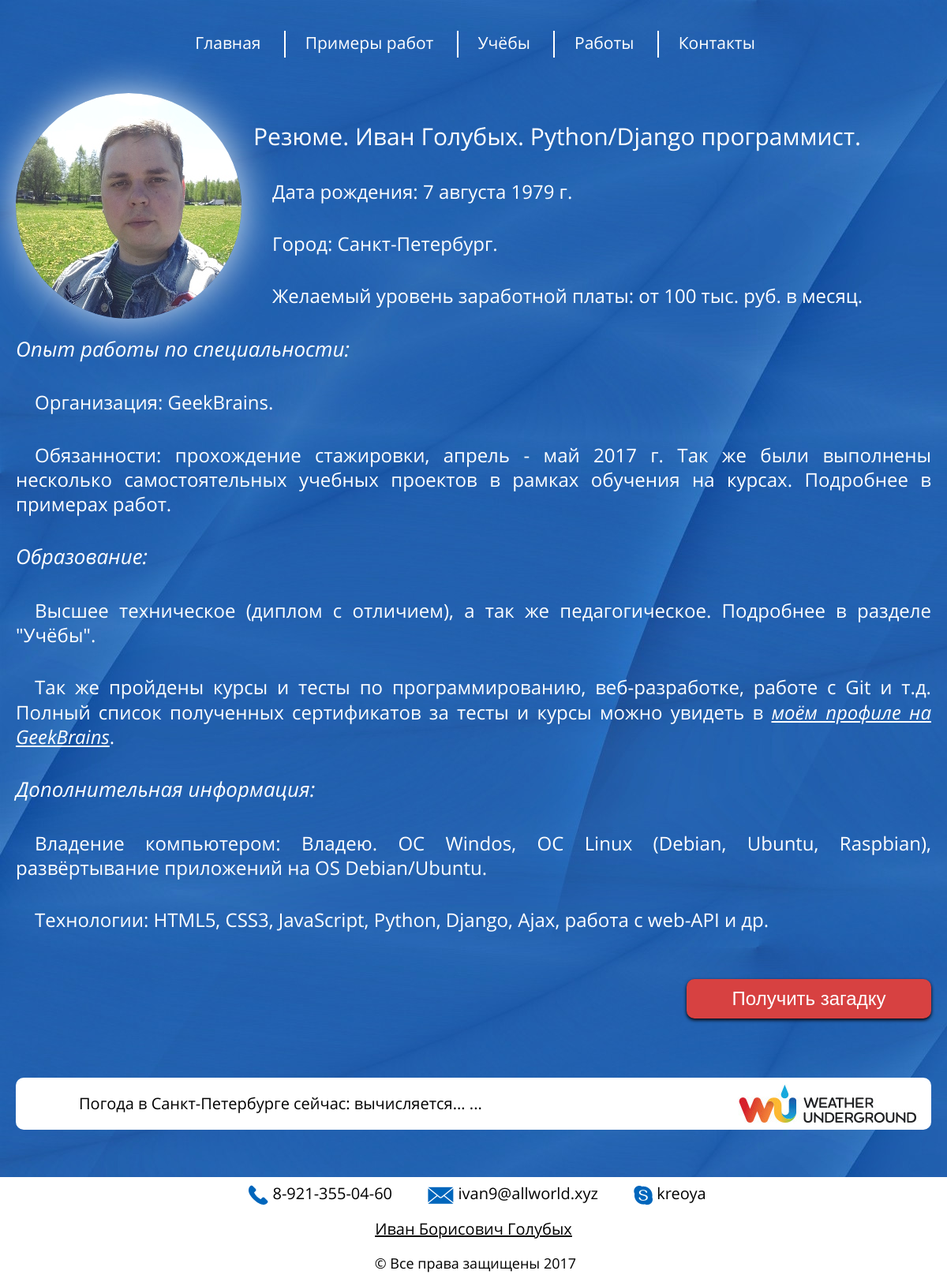
Screenshot of /portfolio/2017_portfolio/ with the database file from the repository.
### app_main/models_main_page.py (models this page shows, shortened)
class MainHeader1Text(models.Model):
    ordinal = models.PositiveSmallIntegerField(
            blank=False,
            null=False,
            db_index=True,
            unique=True,
            help_text='Порядковый номер заголовка h1 на странице',
            verbose_name="Порядковый номер заголовка h1 на странице",
                )
    text = models.CharField(max_length=255,
                            blank=True,
                            null=False,
                            db_index=False,
                            unique=False,
                            help_text='Заголовки (h1) для главной страницы',
                            verbose_name="Заголовки (h1) для главной страницы",
                            )

class MainText(models.Model):
    ordinal = models.PositiveSmallIntegerField(
            blank=False,
            null=False,
            db_index=True,
            unique=True,
            help_text='Порядковый номер абзаца в тексте',
            verbose_name="Порядковый номер абзаца в тексте",
                )
    text = models.TextField(
                            blank=False,
                            null=False,
                            db_index=False,
                            unique=False,
                            help_text='Текст абзаца',
                            verbose_name="Текст абзаца",
                            )
    up = models.ForeignKey(MainHeader4Text,
                           on_delete=models.CASCADE,
                           )

class MainHeader2Text(models.Model):
    ordinal = models.PositiveSmallIntegerField(
            blank=False,
            null=False,
            db_index=True,
            unique=True,
            help_text='Порядковый номер заголовка h2 на странице',
            verbose_name="Порядковый номер заголовка h2 на странице",
                )
    text = models.CharField(max_length=255,
                            blank=True,
                            null=False,
                            db_index=False,
                            unique=False,
                            help_text='Заголовки (h2) для главной страницы',
                            verbose_name="Заголовки (h2) для главной страницы",
                            )
    up = models.ForeignKey(MainHeader1Text,
                           on_delete=models.CASCADE,
                           )

### app_main/views.py (the view)
class MainListView(ListView):
    crumbs_page_name = 'Главная'
    crumbs_page_urlname = 'main'
    crumbs_up = False
    queryset = MainHeader1Text.objects.order_by('ordinal').\
        prefetch_related('mainheader2text_set',
                         'mainheader2text_set__mainheader3text_set',
                         'mainheader2text_set__mainheader3text_set__'
                         'mainheader4text_set',
                         'mainheader2text_set__mainheader3text_set__'
                         'mainheader4text_set__maintext_set')
    template_name = 'index.html'
    @staticmethod
    def path_to_my_photo():
        if datetime.now().month in (5, 6, 7, 8, 9, 10):
            return 'app_main/img/my_foto_summer.jpg'
        return 'app_main/img/my_foto_winter.jpg'
    def get_context_data(self, **kwargs):
        context = super().get_context_data(**kwargs)
        if 'session_exist' not in self.request.session or\
                not self.request.session['session_exist']:
            self.request.session['session_exist'] = True
        context['path_to_my_photo'] = __class__.path_to_my_photo()
        return context

### app_main/templates/index.html (shortened to what this page needs)
{% extends "base.html" %}
{% load staticfiles %}
{% block content  %}
    <div class="my_foto">
        <img src="{% static path_to_my_photo %}">
    </div>
    {% for h1 in object_list %}
        {% if h1.text %}
            <h1>{{ h1.text|safe }}</h1>
        {% endif %}
        {% for h2 in h1.mainheader2text_set.all|dictsort:"ordinal" %}
            {% if h2.text|safe %}
                <h2>{{ h2.text }}</h2>
            {% endif %}
            {% for h3 in h2.mainheader3text_set.all|dictsort:"ordinal" %}
                {% for h4 in h3.mainheader4text_set.all|dictsort:"ordinal" %}
                    {% for text in h4.maintext_set.all|dictsort:"ordinal" %}
                        {% if text.text %}
                            <p>{{ text.text|safe }}</p>
                        {% endif %}
                    {% endfor %}
                {% endfor %}
            {% endfor %}
        {% endfor %}
    {% endfor %}
    <div class="puzzle_button">
        <button onclick="arcana();">Получить загадку</button>
    </div>
{% endblock %}

### general_static/general/style/style.css (style rules this page uses)
* { font-weight: 400; color: inherit; text-decoration: none; }
html, body { height: 100%; color: #ffffff; }
body { width: 100%; min-width: 320px; border: 0px; background-color: #2361b0; -webkit-hyphens: auto; -moz-hyphens: auto; -ms-hyphens: auto; text-align: justify; }
article p a, article li a { text-decoration: underline; }
h1, h2, h3, h4, p, li { line-height: 1.3em; }
h2, i { font-family: OpenSansItalic; }
@media screen and (min-width: 481px) { html { font-family: OpenSansRegular; } }
@media screen and (min-width: 481px) { .my_foto, .main_examples_img { max-width: 286px; } }
@media screen and (min-width: 481px) { body h1 { font-size: 30px; } }
@media screen and (min-width: 481px) { body h2 { font-size: 26px; } }
@media screen and (min-width: 481px) { body p { font-size: 24px; } }
@media screen and (min-width: 481px) { body p, body h1, body h2, body h3, body h4 { margin: 35px 0px; } }
@media screen and (min-width: 481px) { .puzzle_button { text-align: right; } }
@media screen and (min-width: 481px) { .puzzle_button > button { font-size: 24px; width: 310px; height: 50px; margin: 25px 0; } }
p { text-indent: 1em; }
.my_foto { float: left; margin: 0 15px 0 0; width: 40%; }
.my_foto > img, .main_examples_img img { border-radius: 50%; box-shadow: 0 0 55px -5px white; width: 100%; height: 100%; }
.puzzle_button { width: 100%; }
.puzzle_button > button { background: #d74141; border: none; border-radius: 10px; box-shadow: 0 2px 4px 0 black; }

### rows the page displays
MainHeader1Text: text "Резюме. Иван Голубых. Python/Django программист."
MainText: text "Дата рождения: 7 августа 1979 г."
MainText: text "Город: Санкт-Петербург."
MainText: text "Желаемый уровень заработной платы: от 100 тыс. руб. в месяц."
MainHeader2Text: text "Опыт работы по специальности:"
MainText: text "Организация: GeekBrains."
MainText: text "Обязанности: прохождение стажировки, апрель - май 2017 г. Так же были выполнены несколько самостоятельных учебных проектов в рамках обучения на курсах. Подробнее в примерах работ."
MainHeader2Text: text "Образование:"
MainText: text "Высшее техническое (диплом с отличием), а так же педагогическое. Подробнее в разделе \"Учёбы\". Так же пройдены курсы и тесты по программированию, веб-разработке, работе с Git и т.д. Полный список полученных сертификатов за тесты и курсы можно увидеть в моём профиле на GeekBrains ."
MainHeader2Text: text "Дополнительная информация:"
MainText: text "Владение компьютером: Владею. ОС Windos, ОС Linux (Debian, Ubuntu, Raspbian), развёртывание приложений на OS Debian/Ubuntu."
MainText: text "Технологии: HTML5, CSS3, JavaScript, Python, Django, Ajax, работа с web-API и др."
